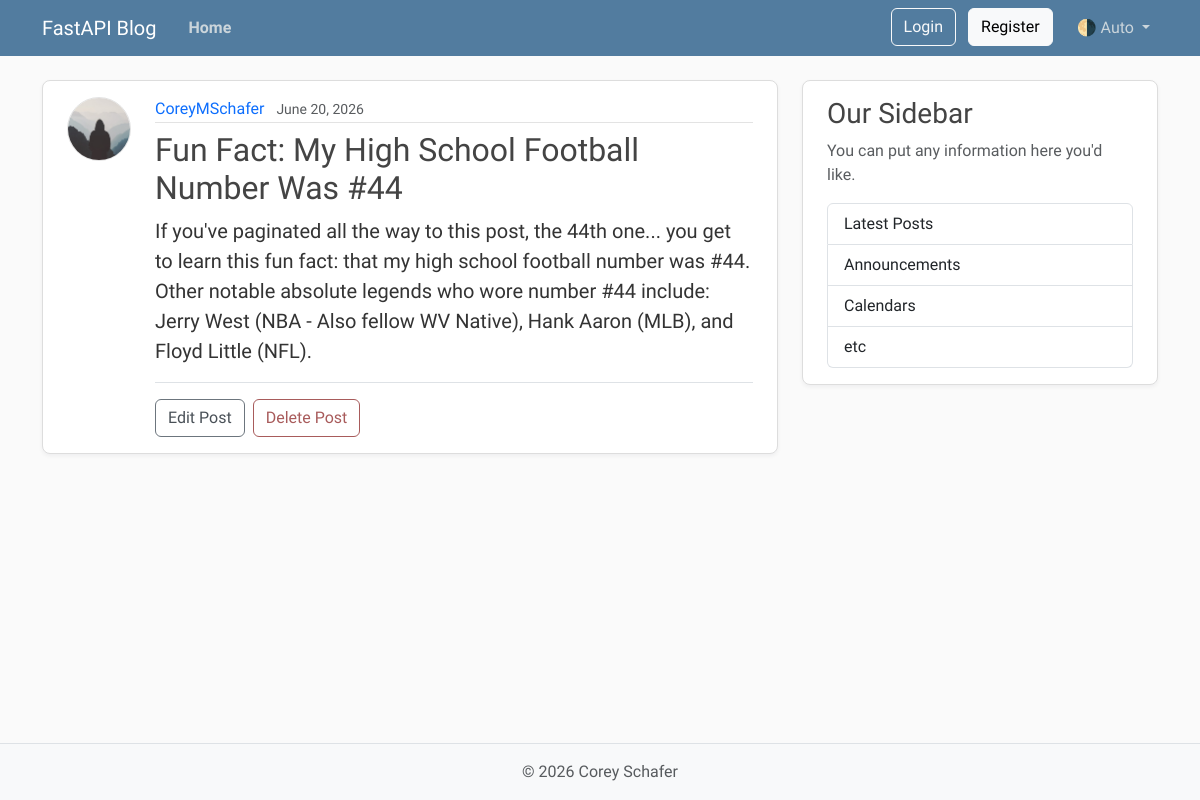
/posts/1, run on the app's committed database.
### src/fastapi_blog/models.py (models this page shows, shortened)
class User(Base):
    __tablename__ = "users"
    id: Mapped[int] = mapped_column(Integer, primary_key=True, index=True)
    username: Mapped[str] = mapped_column(String(50), unique=True, nullable=False)
    email: Mapped[str] = mapped_column(String(120), unique=True, nullable=False)
    password_hash: Mapped[str] = mapped_column(String(200), nullable=False)
    image_file: Mapped[str | None] = mapped_column(
        String(200),
        nullable=True,
        default=None,
    )
    posts: Mapped[list[Post]] = relationship(back_populates="author", cascade="all, delete-orphan")

class Post(Base):
    __tablename__ = "posts"
    id: Mapped[int] = mapped_column(Integer, primary_key=True, index=True)
    title: Mapped[str] = mapped_column(String(100), nullable=False)
    content: Mapped[str] = mapped_column(Text, nullable=False)
    user_id: Mapped[int] = mapped_column(
        ForeignKey("users.id"),
        nullable=False,
        index=True,
    )
    date_posted: Mapped[datetime] = mapped_column(
        DateTime(timezone=True),
        default=lambda: datetime.now(UTC),
    )
    author: Mapped[User] = relationship(back_populates="posts")

### src/fastapi_blog/routers/pages.py (the view)
@router.get("/posts/{post_id}", include_in_schema=False)
async def post_page(
    request: Request, post_id: int, db: Annotated[AsyncSession, Depends(get_db)]
):
    result = await db.execute(
        select(models.Post)
        .options(selectinload(models.Post.author))
        .where(models.Post.id == post_id)
        .order_by(models.Post.date_posted.desc())
    )
    post = result.scalars().first()
    if post:
        title = post.title[:50]
        return templates.TemplateResponse(
            request, "post.html", {"post": post, "title": title}
        )
    raise HTTPException(status_code=status.HTTP_404_NOT_FOUND, detail="Post not found")

### src/fastapi_blog/templates/post.html (shortened to what this page needs)
{% extends "layout.html" %}
{% block content %}
    <article class="content-section py-3 px-4 mb-4">
        <div class="d-flex align-items-start gap-4">
            <img class="rounded-circle article-img flex-shrink-0"
                 src="{{ post.author.image_path }}"
                 alt="{{ post.author.username }}'s profile picture"
                 width="64"
                 height="64"
                 loading="lazy">
            <div class="flex-grow-1">
                <div class="article-metadata mb-2">
                    <a class="me-2"
                       href="{{ url_for("user_posts", user_id=post.author.id) }}">{{ post.author.username }}</a>
                    <small class="text-body-secondary">{{ post.date_posted.strftime("%B %d, %Y") }}</small>
                </div>
                <h2 class="article-title">{{ post.title }}</h2>
                <p class="article-content">{{ post.content }}</p>
                {% if post.user_id == 1 %}
                    <div class="post-actions mt-3 pt-3 border-top">
                        <button type="button"
                                class="btn btn-outline-secondary me-1"
                                data-bs-toggle="modal"
                                data-bs-target="#editModal">Edit Post</button>
                        <button type="button"
                                class="btn btn-outline-danger"
                                data-bs-toggle="modal"
                                data-bs-target="#deleteModal">Delete Post</button>
                    </div>
                {% endif %}
            </div>
        </div>
    </article>
{% endblock content %}

### src/fastapi_blog/templates/layout.html (shortened to what this page needs)
<!DOCTYPE html>
<html lang="en">
    <head>
        <link href="https://cdn.jsdelivr.net/npm/bootstrap@5.3.8/dist/css/bootstrap.min.css"
              rel="stylesheet"
>
        <link rel="stylesheet"
              type="text/css"
              href="{{ url_for("static", path='css/main.css') }}">
    </head>
    <body class="d-flex flex-column min-vh-100">
        <header class="site-header">
            <nav class="navbar navbar-expand-md bg-steel fixed-top"
                 data-bs-theme="dark">
                <div class="container">
                    <a class="navbar-brand me-4" href="{{ url_for("home") }}">FastAPI Blog</a>
                    <div class="collapse navbar-collapse" id="navbarToggle">
                        <div class="navbar-nav me-auto">
                            <a class="nav-link active"
                               aria-current="page"
                               href="{{ url_for("home") }}">Home</a>
                        </div>
                        <div class="navbar-nav">
                            <div id="loggedOutNav">
                                <a class="btn btn-outline-light mb-2 mb-md-0 me-md-2"
                                   href="{{ url_for("login_page") }}">Login</a>
                                <a class="btn btn-light mb-2 mb-md-0 me-md-3"
                                   href="{{ url_for("register_page") }}">Register</a>
                            </div>
                            <div class="nav-item dropdown">
                                <a class="nav-link dropdown-toggle"
                                   href="#"
                                   role="button"
                                   id="bd-theme"
                                   data-bs-toggle="dropdown"
                                   aria-expanded="false">
                                    <span id="bd-theme-text">🌗 Auto</span>
                                </a>
                            </div>
                        </div>
                    </div>
                </div>
            </nav>
        </header>
        <main role="main" class="container">
            <div class="row">
                <div class="col-md-8">
                    {% block content %}
                    {% endblock content %}
                </div>
                <aside class="col-md-4">
                    <div class="content-section py-3 px-4 mb-4">
                        <h3>Our Sidebar</h3>
                        <p class="text-body-secondary">You can put any information here you'd like.</p>
                        <ul class="list-group">
                            <li class="list-group-item">Latest Posts</li>
                            <li class="list-group-item">Announcements</li>
                            <li class="list-group-item">Calendars</li>
                            <li class="list-group-item">etc</li>
                        </ul>
                    </div>
                </aside>
            </div>
        </main>
        <footer class="mt-auto py-3 bg-body-tertiary border-top">
            <div class="container text-center">
                <p class="text-body-secondary mb-0">
                    © <span id="year"></span> Corey Schafer
                </p>
            </div>
        </footer>
    </body>
</html>

### src/fastapi_blog/static/css/main.css (style rules this page uses)
:root { --font-heading: "Montserrat", system-ui, -apple-system, BlinkMacSystemFont, sans-serif; --font-body: "Nunito", system-ui, -apple-system, BlinkMacSystemFont, sans-serif; --color-bg-body: #fafafa; --color-bg-content: #ffffff; --color-text-primary: #333333; --color-text-heading: #444444; --color-steel: #527c9f; --color-nav-link: #cbd5db; --color-nav-link-hover: #ffffff; --color-link-hover: #428bca; --color-border: #dddddd; --color-border-light: #e3e3e3; --spacing-xl: 5rem; --article-img-size: 4rem; --account-img-size: 7.813rem; }
body { font-family: var(--font-body); background: var(--color-bg-body); color: var(--color-text-primary); }
main { padding-top: var(--spacing-xl); }
h1, h2, h3, h4, h5, h6 { font-family: var(--font-heading); color: var(--color-text-heading); }
.navbar-brand { font-family: var(--font-heading); }
a { text-decoration: none; }
.bg-steel { background-color: var(--color-steel); }
.site-header .navbar-nav .nav-link { color: var(--color-nav-link); transition: color 0.2s ease-in-out; }
.site-header .navbar-nav .nav-link.active { font-weight: 600; }
.content-section { background: var(--color-bg-content); border: 1px solid var(--color-border); border-radius: 0.5rem; box-shadow: 0 2px 4px rgba(15, 23, 42, 0.05); transition: box-shadow 0.15s ease, transform 0.15s ease, border-color 0.15s ease; }
.article-title { color: var(--color-text-heading); transition: color 0.2s ease-in-out; }
.article-content { white-space: pre-line; font-size: 1.25rem; }
.article-img { height: var(--article-img-size); width: var(--article-img-size); flex-shrink: 0; object-fit: cover; border: 1px solid var(--color-border-light); box-shadow: 0 0 0 2px var(--color-bg-content); }
.article-metadata { padding-bottom: 0.063rem; border-bottom: 1px solid var(--color-border-light); }
.article-metadata a { transition: color 0.2s ease-in-out; }
.btn-outline-secondary { --bs-btn-color: #495057; --bs-btn-border-color: #6c757d; --bs-btn-hover-color: #fff; --bs-btn-hover-bg: #5a6268; --bs-btn-hover-border-color: #545b62; --bs-btn-active-color: #fff; --bs-btn-active-bg: #545b62; --bs-btn-active-border-color: #4e555b; }
.btn-outline-danger { --bs-btn-color: #a85b5b; --bs-btn-border-color: #a85b5b; --bs-btn-hover-color: #fff; --bs-btn-hover-bg: #924e4e; --bs-btn-hover-border-color: #874848; --bs-btn-active-color: #fff; --bs-btn-active-bg: #874848; --bs-btn-active-border-color: #7c4242; }
[data-bs-theme="dark"] { --color-bg-body: #1a1a1a; --color-bg-content: #2d2d2d; --color-text-primary: #e0e0e0; --color-text-heading: #f0f0f0; --color-border: #404040; --color-border-light: #4a4a4a; }

### data on the page
User: author.username "CoreyMSchafer"
Post: date_posted "June 20, 2026", title "Fun Fact: My High School Football Number Was #44", content "If you've paginated all the way to this post, the 44th one... you get to learn this fun fact: that my high school football number was #44. Other notable absolute legends who wore number #44 include: Jerry West (NBA - Also fellow WV Native), Hank Aaron (MLB), and Floyd Little (NFL)."
